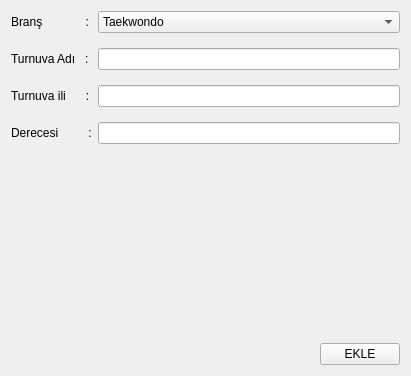
<?xml version="1.0" encoding="UTF-8"?>
<ui version="4.0">
 <class>Form</class>
 <widget class="QWidget" name="Form">
  <property name="geometry">
   <rect>
    <x>0</x>
    <y>0</y>
    <width>411</width>
    <height>376</height>
   </rect>
  </property>
  <property name="minimumSize">
   <size>
    <width>411</width>
    <height>376</height>
   </size>
  </property>
  <property name="maximumSize">
   <size>
    <width>411</width>
    <height>376</height>
   </size>
  </property>
  <property name="windowTitle">
   <string>Derece Ekle</string>
  </property>
  <property name="windowIcon">
   <iconset resource="../py_rc/icons.qrc">
    <normaloff>:/assets/essk.png</normaloff>:/assets/essk.png</iconset>
  </property>
  <layout class="QVBoxLayout" name="verticalLayout_2">
   <item>
    <layout class="QVBoxLayout" name="verticalLayout">
     <item>
      <layout class="QFormLayout" name="formLayout">
       <property name="verticalSpacing">
        <number>15</number>
       </property>
       <item row="0" column="0">
        <widget class="QLabel" name="label">
         <property name="text">
          <string>Branş             :</string>
         </property>
        </widget>
       </item>
       <item row="0" column="1">
        <widget class="QComboBox" name="brans_combobox">
         <property name="duplicatesEnabled">
          <bool>false</bool>
         </property>
         <item>
          <property name="text">
           <string>Taekwondo</string>
          </property>
         </item>
         <item>
          <property name="text">
           <string>Cimnastik</string>
          </property>
         </item>
         <item>
          <property name="text">
           <string>KickBoks</string>
          </property>
         </item>
         <item>
          <property name="text">
           <string>Okçuluk</string>
          </property>
         </item>
         <item>
          <property name="text">
           <string>Judo</string>
          </property>
         </item>
         <item>
          <property name="text">
           <string>Pilates</string>
          </property>
         </item>
         <item>
          <property name="text">
           <string>Karate</string>
          </property>
         </item>
         <item>
          <property name="text">
           <string>Fitness</string>
          </property>
         </item>
        </widget>
       </item>
       <item row="1" column="0">
        <widget class="QLabel" name="label_2">
         <property name="text">
          <string>Turnuva Adı   :</string>
         </property>
        </widget>
       </item>
       <item row="1" column="1">
        <widget class="QLineEdit" name="turnuva_adi_edit"/>
       </item>
       <item row="2" column="0">
        <widget class="QLabel" name="label_3">
         <property name="text">
          <string>Turnuva ili      :</string>
         </property>
        </widget>
       </item>
       <item row="2" column="1">
        <widget class="QLineEdit" name="turnuvail_edit"/>
       </item>
       <item row="3" column="0">
        <widget class="QLabel" name="label_4">
         <property name="text">
          <string>Derecesi         :</string>
         </property>
        </widget>
       </item>
       <item row="3" column="1">
        <widget class="QLineEdit" name="derece_edit"/>
       </item>
      </layout>
     </item>
     <item>
      <layout class="QHBoxLayout" name="horizontalLayout">
       <item>
        <spacer name="horizontalSpacer">
         <property name="orientation">
          <enum>Qt::Horizontal</enum>
         </property>
         <property name="sizeHint" stdset="0">
          <size>
           <width>40</width>
           <height>20</height>
          </size>
         </property>
        </spacer>
       </item>
       <item>
        <widget class="QPushButton" name="ekle_button">
         <property name="text">
          <string>EKLE</string>
         </property>
        </widget>
       </item>
      </layout>
     </item>
    </layout>
   </item>
  </layout>
 </widget>
 <resources>
  <include location="../py_rc/icons.qrc"/>
 </resources>
 <connections/>
</ui>
